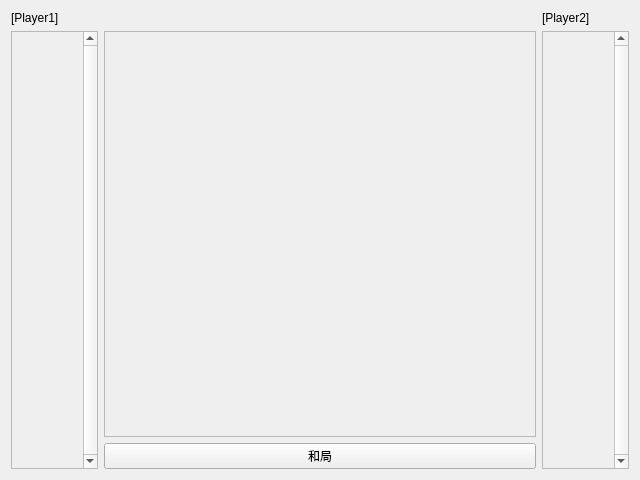
<?xml version="1.0" encoding="UTF-8"?>
<ui version="4.0">
 <class>Playing</class>
 <widget class="QWidget" name="Playing">
  <property name="geometry">
   <rect>
    <x>0</x>
    <y>0</y>
    <width>640</width>
    <height>480</height>
   </rect>
  </property>
  <property name="sizePolicy">
   <sizepolicy hsizetype="Expanding" vsizetype="Expanding">
    <horstretch>0</horstretch>
    <verstretch>0</verstretch>
   </sizepolicy>
  </property>
  <property name="windowTitle">
   <string>Form</string>
  </property>
  <layout class="QGridLayout" name="gridLayout" columnstretch="1,5,1">
   <item row="0" column="0">
    <widget class="QLabel" name="p1l">
     <property name="sizePolicy">
      <sizepolicy hsizetype="Preferred" vsizetype="Fixed">
       <horstretch>0</horstretch>
       <verstretch>0</verstretch>
      </sizepolicy>
     </property>
     <property name="text">
      <string>[Player1]</string>
     </property>
    </widget>
   </item>
   <item row="1" column="2" rowspan="2">
    <widget class="QScrollArea" name="p2sPieces">
     <property name="sizePolicy">
      <sizepolicy hsizetype="Expanding" vsizetype="MinimumExpanding">
       <horstretch>0</horstretch>
       <verstretch>0</verstretch>
      </sizepolicy>
     </property>
     <property name="verticalScrollBarPolicy">
      <enum>Qt::ScrollBarPolicy::ScrollBarAlwaysOn</enum>
     </property>
     <property name="horizontalScrollBarPolicy">
      <enum>Qt::ScrollBarPolicy::ScrollBarAlwaysOff</enum>
     </property>
     <property name="widgetResizable">
      <bool>true</bool>
     </property>
     <property name="alignment">
      <set>Qt::AlignmentFlag::AlignCenter</set>
     </property>
     <widget class="QWidget" name="p2sContent">
      <property name="geometry">
       <rect>
        <x>0</x>
        <y>0</y>
        <width>71</width>
        <height>439</height>
       </rect>
      </property>
     </widget>
    </widget>
   </item>
   <item row="2" column="1">
    <widget class="QPushButton" name="tieBtn">
     <property name="text">
      <string>和局</string>
     </property>
    </widget>
   </item>
   <item row="1" column="0" rowspan="2">
    <widget class="QScrollArea" name="p1sPieces">
     <property name="sizePolicy">
      <sizepolicy hsizetype="Expanding" vsizetype="Expanding">
       <horstretch>0</horstretch>
       <verstretch>0</verstretch>
      </sizepolicy>
     </property>
     <property name="verticalScrollBarPolicy">
      <enum>Qt::ScrollBarPolicy::ScrollBarAlwaysOn</enum>
     </property>
     <property name="horizontalScrollBarPolicy">
      <enum>Qt::ScrollBarPolicy::ScrollBarAlwaysOff</enum>
     </property>
     <property name="widgetResizable">
      <bool>true</bool>
     </property>
     <property name="alignment">
      <set>Qt::AlignmentFlag::AlignCenter</set>
     </property>
     <widget class="QWidget" name="p1sContent">
      <property name="geometry">
       <rect>
        <x>0</x>
        <y>0</y>
        <width>71</width>
        <height>439</height>
       </rect>
      </property>
      <property name="sizePolicy">
       <sizepolicy hsizetype="Preferred" vsizetype="Preferred">
        <horstretch>0</horstretch>
        <verstretch>0</verstretch>
       </sizepolicy>
      </property>
     </widget>
    </widget>
   </item>
   <item row="0" column="2">
    <widget class="QLabel" name="p2l">
     <property name="sizePolicy">
      <sizepolicy hsizetype="Preferred" vsizetype="Fixed">
       <horstretch>0</horstretch>
       <verstretch>0</verstretch>
      </sizepolicy>
     </property>
     <property name="text">
      <string>[Player2]</string>
     </property>
    </widget>
   </item>
   <item row="1" column="1">
    <widget class="QScrollArea" name="scrollArea">
     <property name="widgetResizable">
      <bool>true</bool>
     </property>
     <widget class="QWidget" name="scrollAreaWidgetContents">
      <property name="geometry">
       <rect>
        <x>0</x>
        <y>0</y>
        <width>434</width>
        <height>410</height>
       </rect>
      </property>
     </widget>
    </widget>
   </item>
  </layout>
 </widget>
 <resources/>
 <connections/>
</ui>
